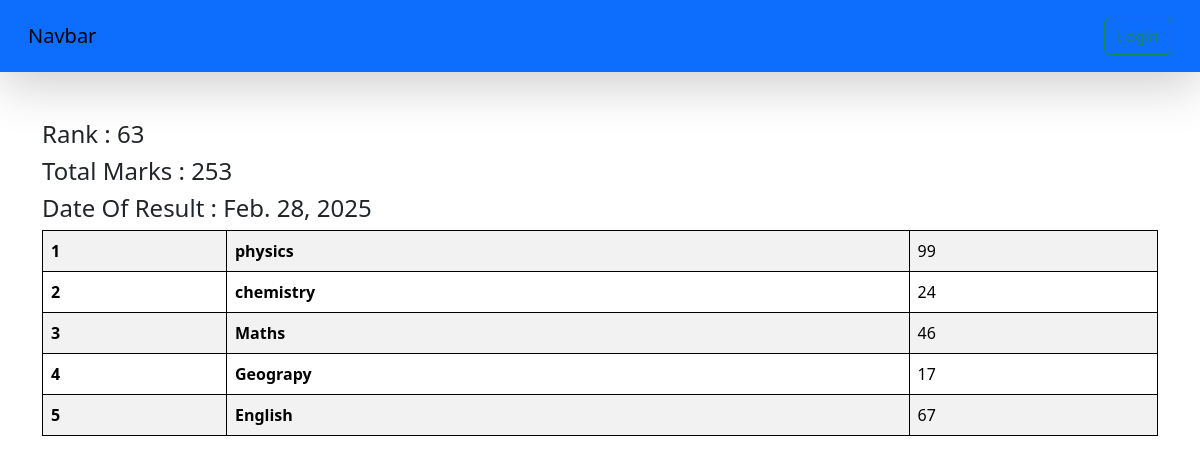
Page /result/STU-0001/ on the committed database.
### vege/models.py (models this page shows, shortened)
class subjectMarks(models.Model):
    student = models.ForeignKey(Student, related_name="studentmarks", on_delete=models.CASCADE)
    subject = models.ForeignKey(Subject, on_delete=models.CASCADE)
    marks = models.IntegerField()
    class Meta:
        unique_together = ['student', 'subject']

class Student(models.Model):
    department = models.ForeignKey(Department, related_name="depart", on_delete=models.CASCADE)
    '''
        A One-to-One relationship ensures that each student has a unique student_id entry.
        on_delete=models.CASCADE → If a StudentID is deleted, the student record is also deleted.

    '''
    student_id     = models.OneToOneField(StudentID, related_name="studentid", on_delete=models.CASCADE)
    student_name    = models.CharField(max_length=100)
    student_email   = models.EmailField(unique=True)
    student_age     = models.IntegerField(default=18)
    student_address = models.TextField()
    class Meta:
        ordering = ['student_name']
        verbose_name = 'student'

class ReportCard(models.Model):
    student = models.ForeignKey(Student, related_name="reportcard", on_delete=models.CASCADE)
    student_rank = models.IntegerField()
    date_of_reportcard = models.DateField(auto_now_add=True)
    class Meta:
        unique_together = ['student_rank','date_of_reportcard']
    '''
    SQL queries
    //to get data in asending order
    vege = Receipe.objects.all().order_by('view_count')
    //to get data in decending order
    vege = Receipe.objects.all().order_by('-view_count')
    //to get top or bottom limited data basically limit clause
    \\this will return top 3 records
     vege = Receipe.objects.all().order_by('-view_count')[0:2]
     //to get specific data like where clause
     Receipe.objects.filter(view_count__gte = 50)
     -> __gte is works like oprator (>= greater than or equal to)
     ->__lte (<= less than or equal to)

     >queryset = Student.objects.filter(student_name__startswith='A')
     -> this will return all student whose name starts with A

     >queryset = Student.objects.filter(student_email__endswith='.org')
     -> this will return all student whose email ends with .org

     > queryset = Student.objects.filter(student_name__icontains='An')
     -> this will return all student whose name contains An

     >queryset[0].department.department
     -> this will return department of first student in queryset

     >queryset = Student.objects.filter(department__department = 'Mecanical')
            -->department__department='Mecanical'
        department refers to a ForeignKey relationship in the Student model.
        department__department accesses a field (department) in the related Department model.
        'Mecanical' is the value being filtered.
        >queryset = Student.objects.filter(department__department__in = d)
        -->department__department__in = d

        >queryset = Student.objects.exclude(department__department = 'Civil')
        -->exclude() is the opposite of filter() and returns all objects except those matching the given conditions

        >queryset.exists()
        -->exists() returns True if the QuerySet contains at least one object, False otherwise.

        >queryset.values()[0]
        -->values() returns a dictionary-like object for each object in the QuerySet.

        >queryset[0:50]
        -->returns the first 50 objects in the QuerySet.

        Agreegate functions works on column

      ->  Student.objects.aggregate(Avg('student_age'))
      ->  Student.objects.aggregate(Max('student_age'))
        annotate function used to work on two columns
        ->Student.objects.values('student_age').annotate(Count('student_age'))
    '''

class Subject(models.Model):
    Subject_name = models.CharField(max_length=100)

### vege/views.py (the view)
# urls.py: path('result/<student_id>/',see_marks,name='see_marks'),
def see_marks(request, student_id):
    queryset = subjectMarks.objects.filter(student__student_id__student_id = student_id)
    total_marks = queryset.aggregate(total_marks = Sum('marks'))
    return render(request, 'report/see_marks.html', {'queryset':queryset , 'total_marks':total_marks})

### vege/templates/report/see_marks.html
{%extends "base.html"%}
{% block start %}
 <div class="container mt-5">
         <h4>Rank : {{ queryset.first.student.reportcard.first.student_rank }}</h4>
         <h4>Total Marks : {{ total_marks.total_marks }}</h4>
         <h4>Date Of Result : {{ queryset.first.student.reportcard.first.date_of_reportcard }}</h4>
        <table class="table table-striped">
            <tbody>
                {% for marks in queryset %}
              <tr>
                <th scope="row">{{forloop.counter}}</th>
                <td><b>{{marks.subject.Subject_name}}</b></td>
                <td>{{marks.marks}}</td>
              </tr>
              {% endfor %}
            </tbody>
        </table>
    </div>
{% endblock %}

### home/templates/base.html (style rules this page uses)
table, th, td { border: 1px solid black; }

### rows in the picture
subjectMarks: first.student.reportcard.first.student_rank "63", first.student.reportcard.first.date_of_reportcard "Feb. 28, 2025", subject.Subject_name "physics", marks "99"
subjectMarks: subject.Subject_name "chemistry", marks "24"
subjectMarks: subject.Subject_name "Maths", marks "46"
subjectMarks: subject.Subject_name "Geograpy", marks "17"
subjectMarks: subject.Subject_name "English", marks "67"

### other values in the picture
{{ total_marks.total_marks }} "253"
